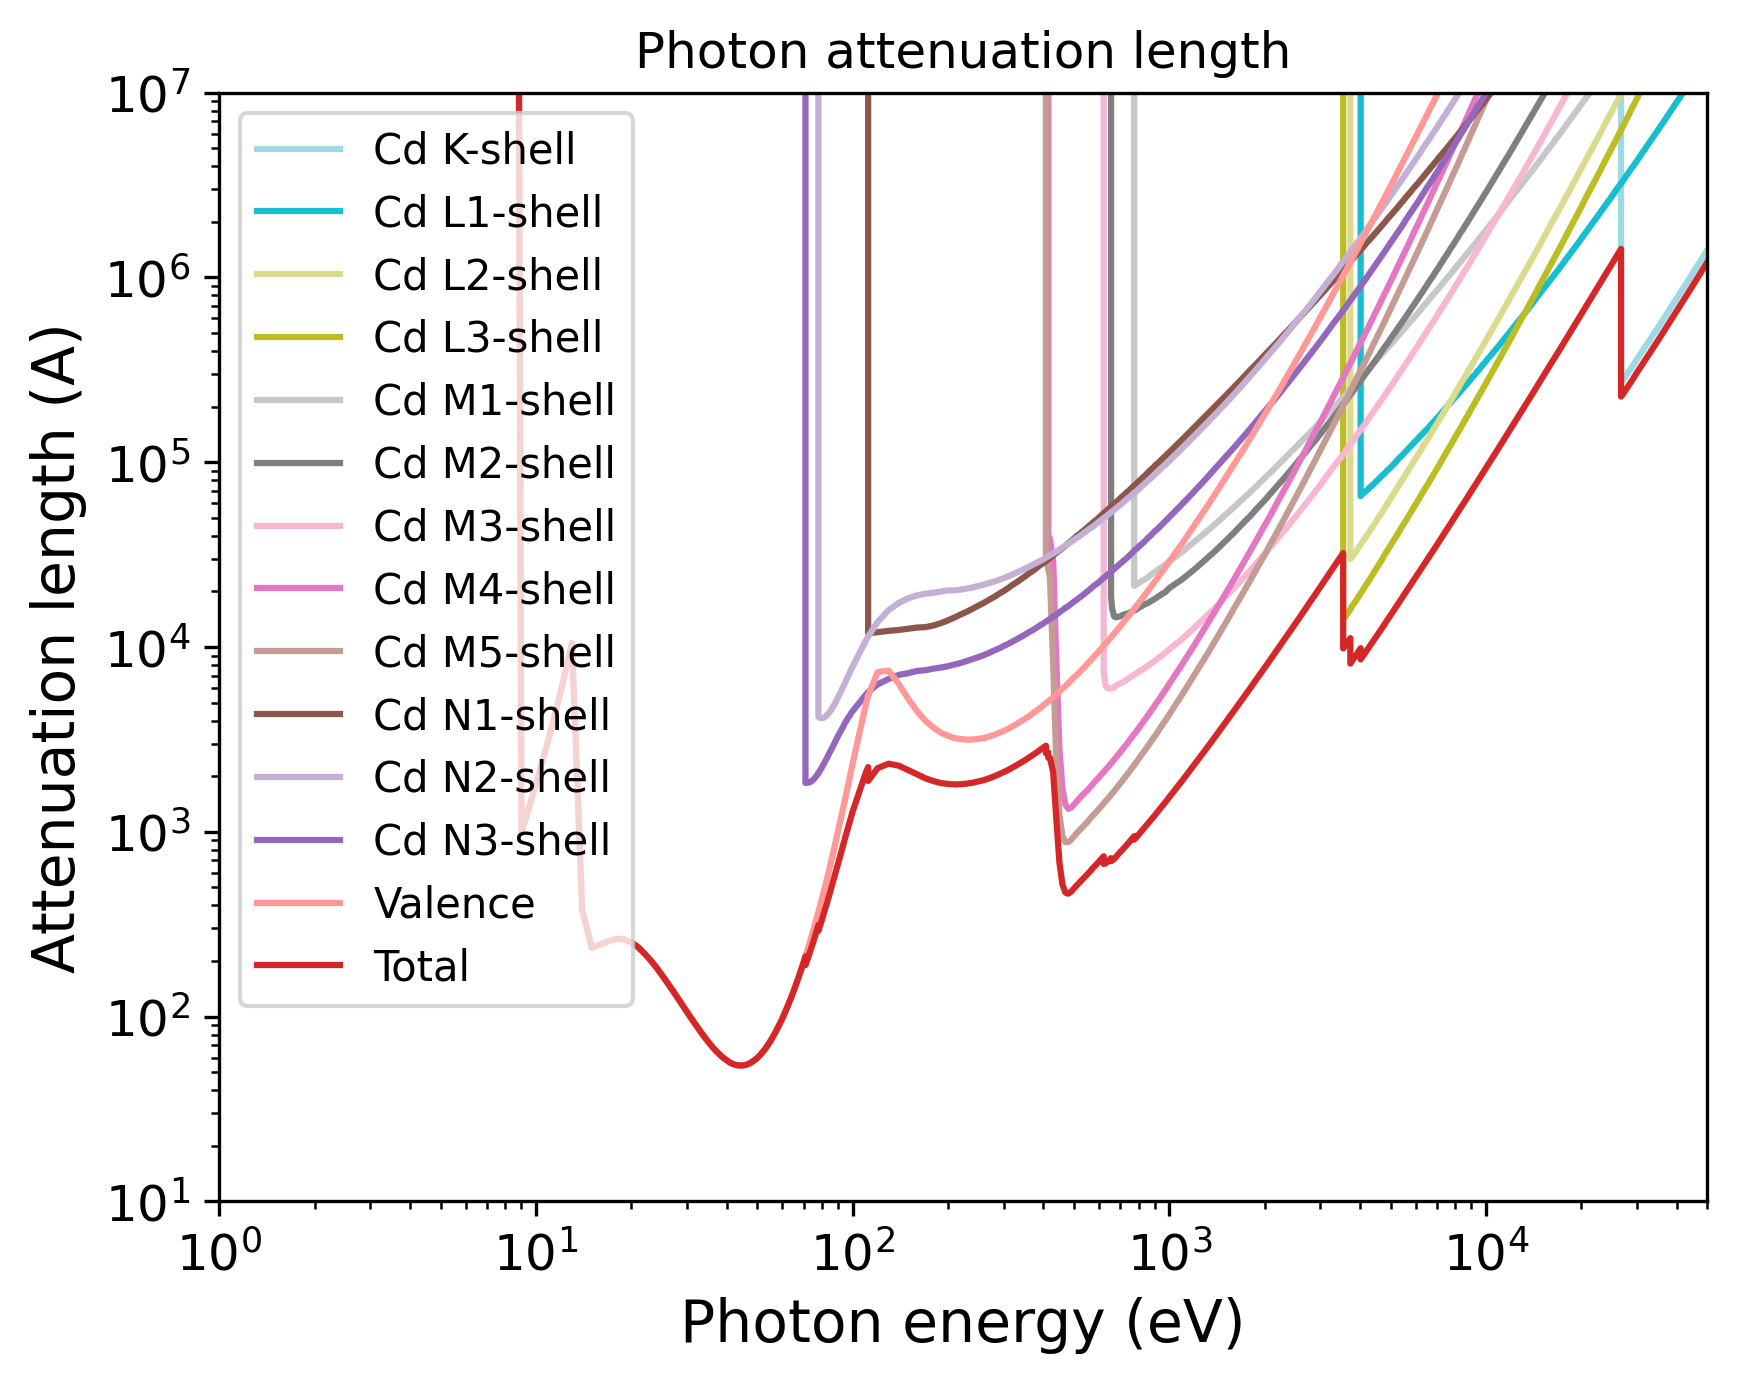

Python code for this plot:
import pandas as pd
import numpy as np
import matplotlib.pyplot as plt
import matplotlib.cm as cm
# Set the format:
plt.xlabel("Photon energy (eV)", fontsize=14)
plt.ylabel("Attenuation length (A)", fontsize=14)
plt.xticks(fontsize=12)
plt.yticks(fontsize=12)
plt.grid(False)
# Set the axes:
# Read the output file:
df = pd.read_csv(r"OUTPUT_Cd_Photon_IMFP.dat", sep=r'\s+', header=None, comment="#", skipinitialspace=True)
plt.xscale("log")
plt.yscale("log")
# Prepare the plot:
columns_to_plot = [ 1, 2, 3, 4, 5, 6, 7, 8, 9, 10, 11, 12, 13, 14]
labels = [ "Cd K-shell", "Cd L1-shell", "Cd L2-shell", "Cd L3-shell", "Cd M1-shell", "Cd M2-shell", "Cd M3-shell", "Cd M4-shell", "Cd M5-shell", "Cd N1-shell", "Cd N2-shell", "Cd N3-shell", "Valence", "Total"]
# Create N distinct colors from a colormap
N = len(columns_to_plot)
colors = plt.cm.tab20(np.linspace(1, 0, 20))
# Set line styles:
linestyles = [ "-", "-", "-", "-", "-", "-", "-", "-", "-", "-", "-", "-", "-", "-"]
for i, col in enumerate(columns_to_plot):
    color = colors[i % len(colors)]
    ls    = linestyles[i % len(linestyles)]
    label = labels[i % len(labels)]
    plt.plot(df.iloc[:, 0], df.iloc[:, col],
    color=color,
    label=label,
    linestyle=ls)
plt.xlim(1.00000000,50000.00000000)
plt.ylim(10.00000000,10000000.00000000)
plt.title("Photon attenuation length")
plt.legend(loc="best", fontsize=10)
# Save the plot in this format:
plt.savefig("OUTPUT_MFP_photon.png", dpi=300, bbox_inches="tight")
